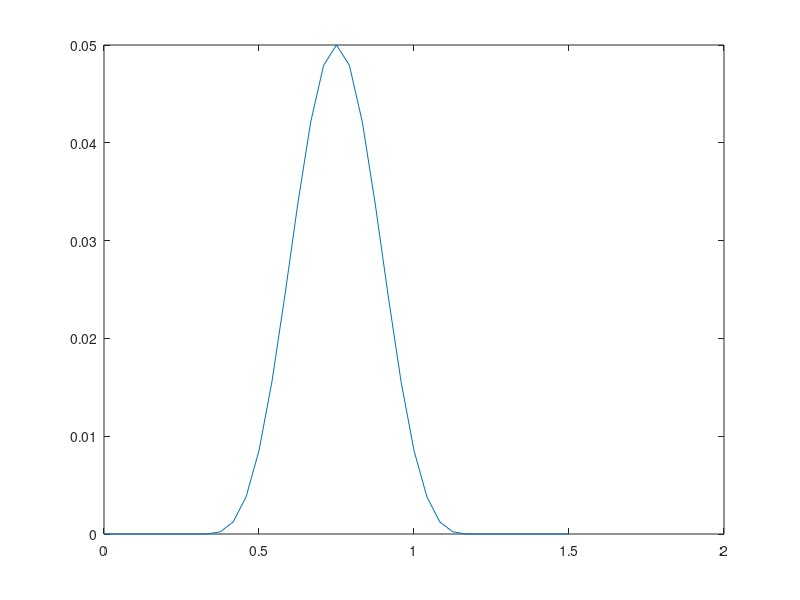
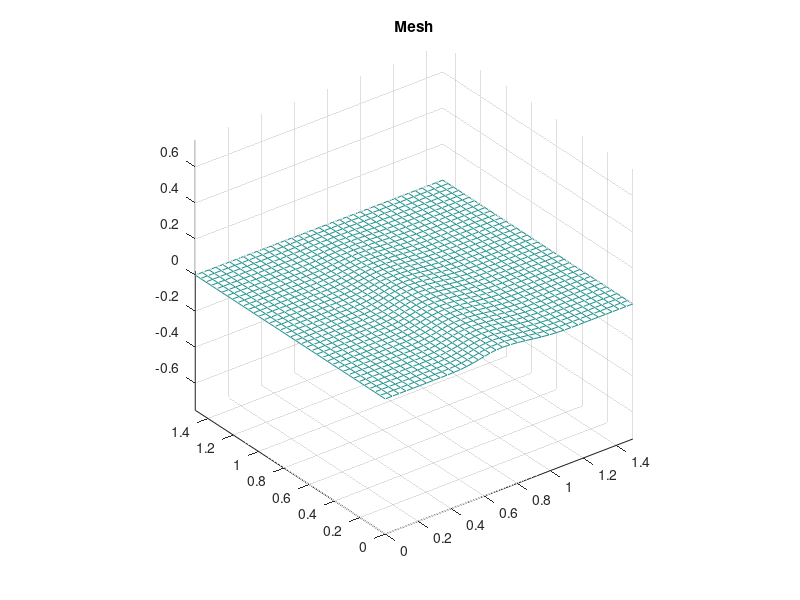
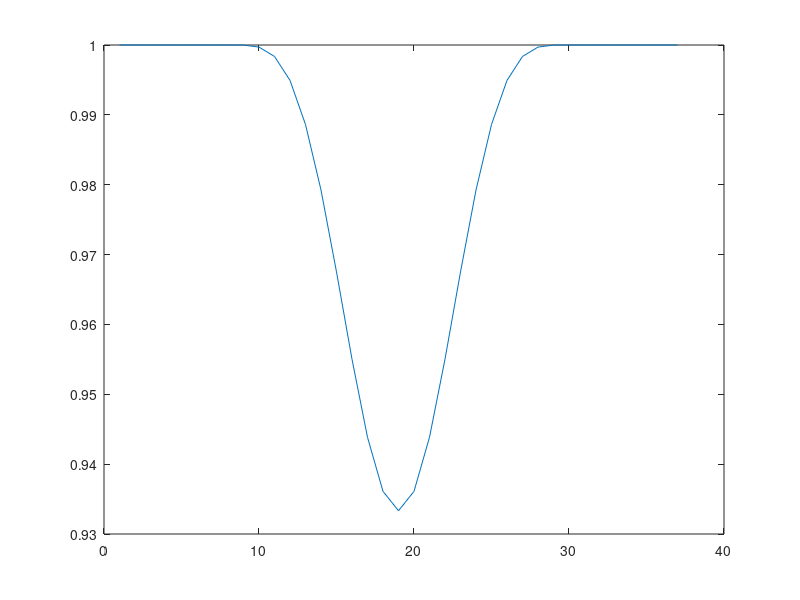
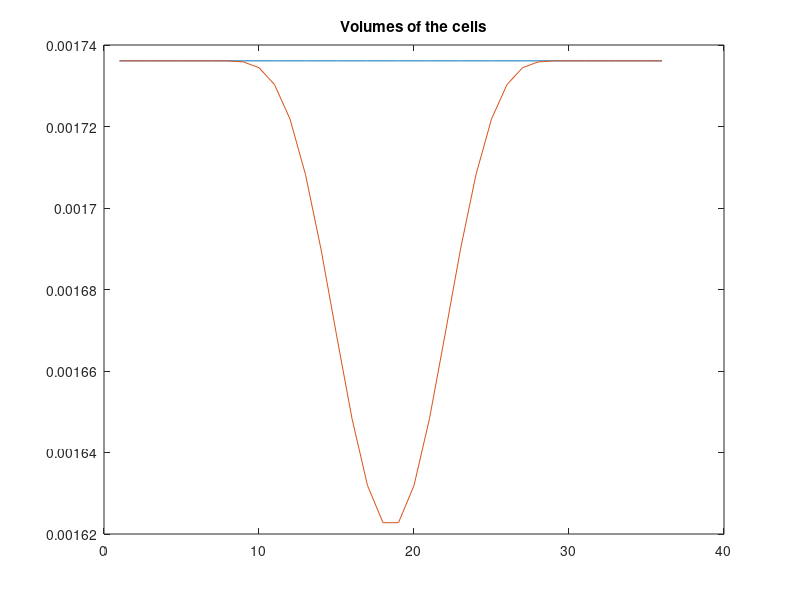

Source code (MATLAB) for these figures, in order:
% Mesh for bump in channel

clear all
close all
clc

tic
l_x = 1.5; % length in X
l_y = 1.5; % length in Y
n_x = 36;  % number of points in X
n_y = 36;  % number of points in Y

x = linspace(0, l_x, n_x+1);
dx = x(2) - x(1); % dx

y = zeros(1, n_x+1);

b_1 = int16(0.3/dx);
b_2 = int16(1.2/dx);

for i = b_1:b_2
    y(i+1) = 0.05*(sin(pi*x(i+1)/0.9 - (pi/3.)))^4;%comment this line for a flat mesh
end

d_k = l_y/2;  % Distance from the viscous wall where the mesh will be denser
p_k = 50;     % Percentage concentration for the zone with higher mesh density
n_yp = n_y*(p_k/100); % Number of nodes in the high-density region
n_yf = n_y - n_yp;    % Number of nodes in the free region

dy_p = d_k / n_yp;     % y-step in the high-density part of the mesh
dy_f = (l_y - d_k) / n_yf; % y-step in the remaining part of the mesh

% Matrix that will store the X coordinates of the mesh
X = zeros(n_y+1, n_x+1);
% Storing X coordinates, constant step
for i = 1:n_x+1
    X(:, i) = x(i);
end

% Initial matrix that will store the Y coordinates of the mesh
Y_t = zeros(n_y+1, n_x+1);
for i = 1:n_x+1
    Y_t(1, i) = y(i);
end

% Storing Y coordinates for the high-density nodes
for i = 2:n_yp+1
    for j = 1:n_x+1
        Y_t(i, j) = Y_t(i-1, j) + dy_p;
    end
end

% Storing Y coordinates for the rest of the mesh, dynamic dy_f
dy_f_d = 0;          % dynamic y-step
max_y = max(y);      % maximum value of Y
dy_din = zeros(1, n_x+1); % vector for y-steps in the free part
for i = n_yp+2:n_y+1
    for j = 1:n_x+1
        % dy_f_d = (l_y + max_y - y(j)) / n_yf;
        dy_f_d = (l_y - (y(j) + d_k)) / n_yf;
        Y_t(i, j) = Y_t(i-1, j) + dy_f_d;
        dy_din(j) = dy_f_d / dx;
    end
end

Y = zeros(size(Y_t));

k = 0;
for i = 1:n_y+1
    for j = 1:n_x+1
        Y(i, j) = Y_t(n_y+1-k, j);
    end
    k = k + 1;
end

clear Y_t;

z = zeros(n_y+1, n_x+1);

figure(1)
plot(x, y)

% Flatten the matrices into vectors
x_coords = X(:);
y_coords = Y(:);
%{
% Create a scatter plot
figure(2)
scatter(x_coords, y_coords, 10, 'filled');  % The '10' specifies the marker size
% Label the axes
xlabel('X Coordinates');
ylabel('Y Coordinates');
% Title for the plot
title('Scatter Plot of Unstructured Mesh Points');
% Set axis equal for better representation of the points
axis equal;
% Optionally, add grid and adjust other plot settings
grid on;
%}
figure(3)
mesh(X, Y, z)
title('Mesh')
axis equal

%{
% Derivative of Y
y_p = 0;
for i = 1:n_x
    y_p(i) = (y(i+1) - y(i)) / dx;
end
figure(2)
plot(x(1:n_x), y_p)
%}

% dy/dx relation in the free part
figure(4)
plot(1:n_x+1, dy_din)

% Volume of the cells
vol_f = zeros(1, n_x);
vol_b = zeros(1, n_x);
for i = 1:n_x
    vol_f(i) = -0.5 * ((Y(n_y+1, i) - Y(n_y, i)) + (Y(n_y+1, i+1) - Y(n_y, i+1))) * dx;
    vol_b(i) = -0.5 * ((Y(2, i) - Y(1, i)) + (Y(2, i+1) - Y(1, i+1))) * dx;
end

figure(5)
plot(1:n_x, vol_f)
hold on 
plot(1:n_x, vol_b)
hold off
title("Volumes of the cells")

% C: distance in X to the cell's centroid
c_cent = zeros(1, n_x);
for i = 1:n_x
    a_i = Y(1, i) - Y(2, i);
    b_i = Y(1, i+1) - Y(2, i+1);
    c_cent(i) = a_i / (b_i + a_i);
end

figure(6)
plot(1:n_x, c_cent)
title("Relation C/dx")

save('mesh_bumpchannel2.mat', 'X', 'Y');

toc
